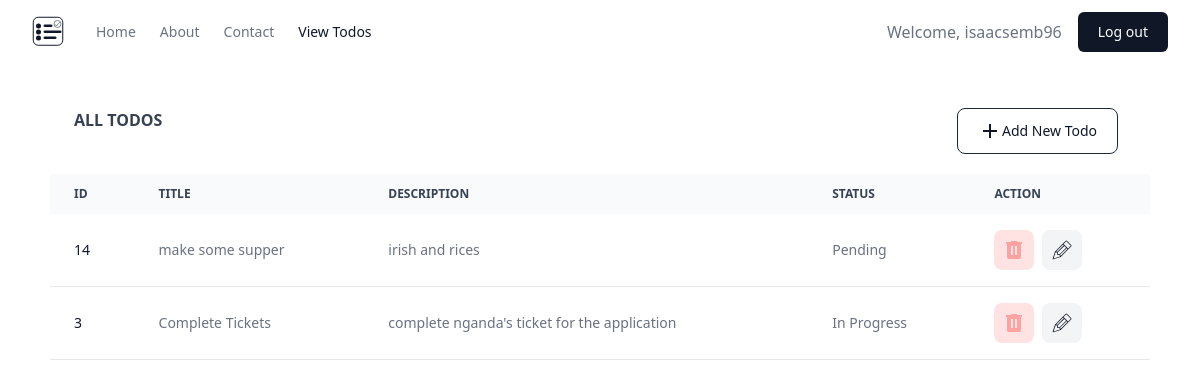
Screenshot of /todos/ (signed in) with the database file from the repository.
### todos/models.py (models this page shows, shortened)
class Todo(models.Model):
    STATUS_CHOICES = [
        ("pending", "Pending"),
        ("in_progress", "In Progress"),
        ("completed", "Completed"),
    ]
    title = models.CharField(max_length=200)
    description = models.TextField(max_length=500, blank=True)
    status = models.CharField(max_length=20, choices=STATUS_CHOICES, default="pending")
    created_at = models.DateTimeField(auto_now_add=True)
    updated_at = models.DateTimeField(auto_now=True)
    user = models.ForeignKey(User, on_delete=models.CASCADE)
    class Meta:
        ordering = ["-created_at"]  # descending
        verbose_name = "Todo Item"  # Singular
        verbose_name_plural = "Todo Items"  # Plural
        db_table = "todos"
        constraints = [
            models.UniqueConstraint(
                fields=["title", "user"], name="unique_title_per_user"
            ),
            models.UniqueConstraint(
                fields=["description", "user"], name="unique_desc_per_user"
            ),
        ]
        indexes = [
            models.Index(fields=["status"]),  # Makes filtering by status faster
        ]
    def get_status_display(self):
        return dict(self.STATUS_CHOICES)[self.status]

### todos/views.py (the view)
# urls.py: path('', views.read_todos, name='todo_list_html'),
def read_todos(request):
    user = request.user
    if not user or not user.is_authenticated:
        return redirect('website:login')
    todos = Todo.objects.filter(user=user)
    data = [
        {
            'id':todo.id,
            'title':todo.title,
            'description':todo.description,
            'status':todo.get_status_display(),
        } for todo in todos
    ]
    return render(request, 'todos/todos.html', {'todos': data})

### todos/templates/todos/todos.html (shortened to what this page needs)
{% extends 'website/base.html' %} {% block title %}Todos - Todo App{% endblock%}
{% block content %}
<div class="relative overflow-x-auto max-w-[1100px] mx-auto mt-8">
  <div
    class="px-6 py-3 font-semibold text-gray-700 uppercase #dark:bg-gray-700 #dark:text-gray-400 flex justify-between"
  >
    <span> All todos </span>
    <a href="{% url 'todos:add_todo' %}">
      <button
        type="button"
        class="flex cursor-pointer items-center text-gray-900 hover:text-white border border-gray-800 hover:bg-gray-900 focus:ring-1 focus:outline-none focus:ring-gray-300 font-medium rounded-lg text-sm px-5 py-2.5 text-center me-2 mb-2 dark:border-gray-600 dark:text-gray-400 dark:hover:text-white dark:hover:bg-gray-600 dark:focus:ring-gray-800"
      >
        <svg
          xmlns="http://www.w3.org/2000/svg"
          width="24"
          height="24"
          viewBox="0 0 24 24"
        >
          <path fill="currentColor" d="M11 13H5v-2h6V5h2v6h6v2h-6v6h-2z" />
        </svg>
        <span> Add New Todo </span>
      </button>
    </a>
  </div>
  <table
    class="w-full text-sm text-left rtl:text-right text-gray-500 #dark:text-gray-400"
  >
    <thead
      class="text-xs text-gray-700 uppercase bg-gray-50 #dark:bg-gray-700 #dark:text-gray-400"
    >
      <tr>
        <th scope="col" class="px-6 py-3">id</th>
        <th scope="col" class="px-6 py-3">title</th>
        <th scope="col" class="px-6 py-3">description</th>
        <th scope="col" class="px-6 py-3">status</th>
        <th scope="col" class="px-6 py-3">Action</th>
      </tr>
    </thead>
    <tbody>
      {% for todo in todos %}
      <tr
        class="bg-white border-b #dark:bg-gray-800 #dark:border-gray-700 border-gray-200"
      >
        <th
          scope="row"
          class="px-6 py-4 font-medium text-gray-900 whitespace-nowrap #dark:text-white"
        >
          {{todo.id}}
        </th>
        <td class="px-6 py-4">{{todo.title}}</td>
        <td class="px-6 py-4">{{todo.description}}</td>
        <td class="px-6 py-4">{{todo.status}}</td>
        <td class="px-6 py-4 flex gap-2">
          <form
            method="post"
            action="{% url 'todos:delete_todo' todo.id %}"
            style="display: inline"
          >
            <button
              type="submit"
              class="bg-red-100 rounded-lg p-2"
              title="Delete"
            >
              <a class="bg-red-100 rounded-lg cursor-pointer">
                <svg
                  class="text-red-300"
                  xmlns="http://www.w3.org/2000/svg"
                  width="24"
                  height="24"
                  viewBox="0 0 24 24"
                >
                  <path
                    fill="currentColor"
                    d="M7 21q-.825 0-1.412-.587T5 19V6H4V4h5V3h6v1h5v2h-1v13q0 .825-.587 1.413T17 21zm2-4h2V8H9zm4 0h2V8h-2z"
                  />
                </svg>
              </a>
            </button>
          </form>
          <a
            href="{% url 'todos:edit_todo' todo.id %}"
            class="bg-gray-100 rounded-lg cursor-pointer p-2"
          >
          </a>
        </td>
      </tr>
      {% endfor %}
    </tbody>
  </table>
</div>
{% endblock %}

### website/templates/website/base.html (shortened to what this page needs)
{% load static %}
<!DOCTYPE html>
<html lang="en">
  <head>
    <link rel="icon" href={% static 'website/images/favicon.ico' %}> <link
    rel="stylesheet" href={% static 'website/css/styles.css' %}>
    <script src="https://cdn.jsdelivr.net/npm/@tailwindcss/browser@4"></script>
  </head>
  <body>
    <header class="bg-white">
      <div
        class="mx-auto flex h-16 max-w-7xl items-center gap-8 px-4 sm:px-6 lg:px-8"
      >
        <a class="block text-gray-900" href="{% url 'website:home' %}">
          <div class="h-8 w-8">{% include 'website/logo.html' %}</div>
        </a>
        <div class="flex flex-1 items-center justify-end md:justify-between">
          <nav aria-label="Global" class="hidden md:block">
            <ul class="flex items-center gap-6 text-sm">
              <li>
                <a
                  class="{% if request.resolver_match.url_name == 'home' %}text-gray-900{% else %}text-gray-500{% endif %} transition hover:text-gray-500/75"
                  href="{% url 'website:home' %}"
                >
                  Home
                </a>
              </li>
              <li>
                <a
                  class="{% if request.resolver_match.url_name == 'about' %}text-gray-900{% else %}text-gray-500{% endif %} transition hover:text-gray-500/75"
                  href="{% url 'website:about' %}"
                  >About</a
                >
              </li>
              <li>
                <a
                  class="{% if request.resolver_match.url_name == 'contact' %}text-gray-900{% else %}text-gray-500{% endif %} transition hover:text-gray-500/75"
                  href="{% url 'website:contact' %}"
                >
                  Contact
                </a>
              </li>
              {% if user.is_authenticated %}
              <li>
                <a
                  class="{% if request.resolver_match.url_name == 'todo_list_html' %}text-gray-900{% else %}text-gray-500{% endif %} transition hover:text-gray-500/75"
                  href="{% url 'todos:todo_list_html' %}"
                >
                  View Todos
                </a>
              </li>
              {% endif %}
            </ul>
          </nav>
          <div class="flex items-center gap-4">
            {% if not user.is_authenticated %}
            <div class="sm:flex sm:gap-4">
              <a
                class="block rounded-md bg-gray-900 px-5 py-2.5 text-sm font-medium text-white transition hover:bg-gray-800"
                href="{% url 'website:login' %}"
              >
                Login
              </a>
            </div>
            {% else %}
            <div class="sm:flex sm:gap-4 items-center">
              <span class="text-gray-500">Welcome, {{ user.username }}</span>
              <a
                class="block rounded-md bg-gray-900 px-5 py-2.5 text-sm font-medium text-white transition hover:bg-gray-800"
                href="{% url 'website:logout' %}"
              >
                Log out
              </a>
            </div>
            {% endif %}
          </div>
        </div>
      </div>
    </header>
    <main class="min-h-screen">{% block content %}{% endblock %}</main>
  </body>
</html>

### website/static/website/css/styles.css (style rules this page uses)
html { box-sizing: border-box; }
*, *::before, *::after { box-sizing: inherit; }

### rows the page displays
Todo: id "14", title "make some supper", description "irish and rices", status "Pending"
Todo: title "Complete Tickets", description "complete nganda's ticket for the application"

### other values shown
{{ user.username }} "isaacsemb96"
{{ todo.id }} "3"
{{ todo.status }} "In Progress"
